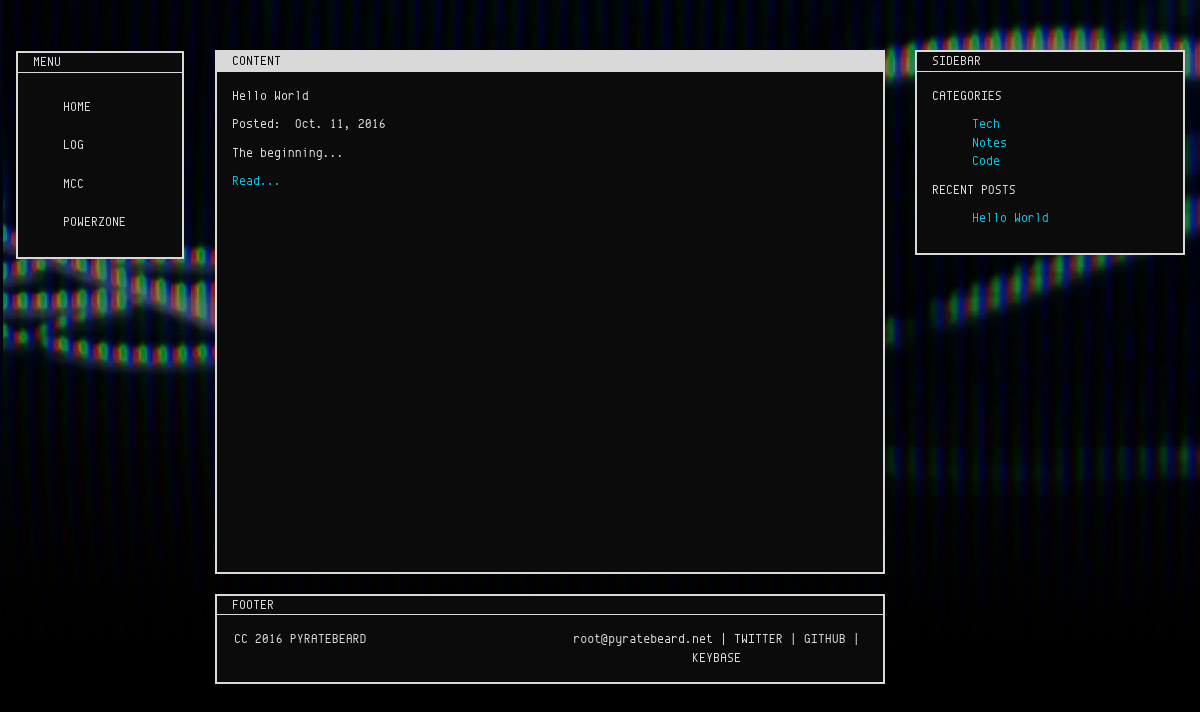
The app's page /log with its own data.
### log/models.py (models this page shows, shortened)
class Blog(models.Model):
    title = models.CharField(max_length=100, unique=True)
    description = models.TextField()
    slug = models.SlugField(max_length=100, unique=True)
    body = models.TextField()
    posted = models.DateField(db_index=True, auto_now_add=True)
    category = models.ForeignKey('log.Category')
    @permalink
    def get_absolute_url(self):
        return ('view_log_post', None, {'slug': self.slug})

class Category(models.Model):
    title = models.CharField(max_length=100, unique=True)
    slug = models.SlugField(max_length=100, unique=True)
    @permalink
    def get_absolute_url(self):
        return ('view_log_category', None, {'slug': self.slug})

### log/views.py (the view)
# urls.py: url(r'^/post/(?P<slug>[^\.]+).html', 'log.views.view_post', name='view_log_post'),
def log(request):
    return render_to_response('log/log.html', {
        'categories': Category.objects.all(),
        'recent_posts': Blog.objects.all()[:5],
    })

### templates/log/log.html
{% extends 'log/log_framework.html' %}
{% block logcontent %}
{% if recent_posts %}
  {% for post in recent_posts %}
    <p>{{ post.title }}</p>
    <p>Posted:&nbsp;&nbsp;{{ post.posted }}</p>
    <p>{{ post.description|safe }}</p>
    <p><a href="{{ post.get_absolute_url }}">Read...</a></p>
  {% endfor %}
{% endif %}
{% endblock %}

### templates/log/log_framework.html
{% extends 'framework.html' %}
{% block content %}
{% block logcontent %}
{% endblock %}
{% endblock %}
{% block sidebar %}
<p>CATEGORIES</p>
{% if categories %}
  <ul class="sidebar">
      {% for category in categories %}
      <li><a href="{{ category.get_absolute_url }}">{{ category.title }}</a></li>
      {% endfor %}
  </ul>
  {% else %}
  <p>There are currently no categories</p>
{% endif %}
<p>RECENT POSTS</p>
{% if recent_posts %}
  <ul class="sidebar">
      {% for post in recent_posts %}
      <li><a href="{{ post.get_absolute_url }}">{{ post.title }}</a></li>
      {% endfor %}
  </ul>
  {% else %}
  <p>Nothing has been posted yet</p>
{% endif %}
{% endblock %}

### static/css/custom.css (style rules this page uses)
body { font-family: "envy"; font-size: 1.3em; background-color: #151515; color: #d9d9d9; background-image: url("/static/img/bg/wires_fade_dark.jpg"); background-repeat: no-repeat; }
a { color: #d9d9d9; }
.content > p > a { color: #01c8e5; }
ul { list-style: none; }
.sidebar > li > a { color: #01c8e5; }

### records on screen
Blog: title "Hello World", posted "Oct. 11, 2016", description "The beginning..."
Category: title "Tech"
Category: title "Notes"
Category: title "Code"
